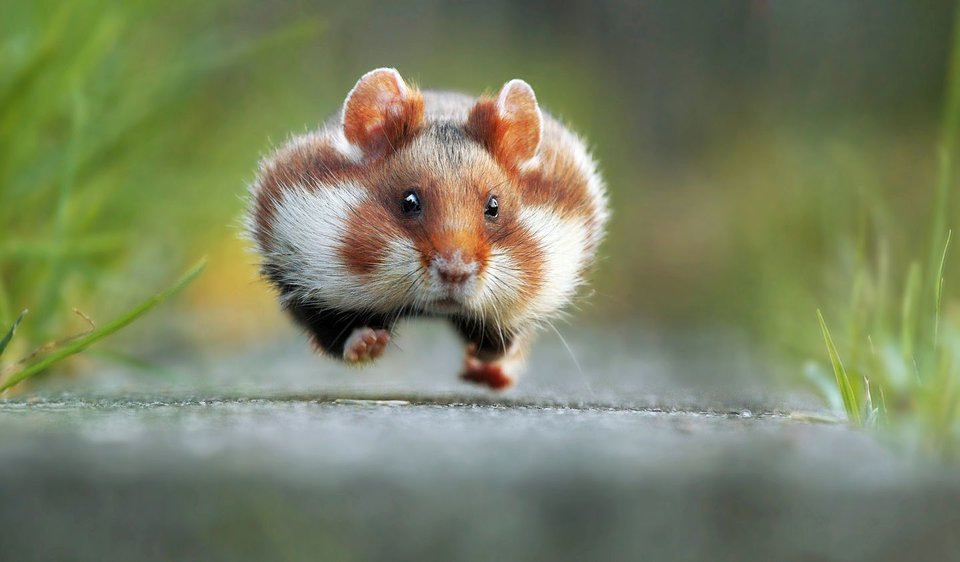
#> input picture 视觉/老师课件/数字图像处理-01-code- 绪论/codes/demo_2.jpg, 960 x 562 px
$ python 06_observe_image_properties.py
#> lines starting #> are read from the running program, lines starting #| are printed output that depends on the picture
# 图像的可视化、基本属性的获取、部分内容分的修改以及可视化

# 0.导入必要的模块
import imageio
import matplotlib.pyplot as plt


# 1.原始图像的读取
pic = imageio.imread('demo_2.jpg')
#> pic is the input picture: shape (562, 960, 3); mean R, G, B 121.8, 129.2, 98.6

# 2. 原始图像基本属性的可视化
print('1--Type of the image : ' , type(pic))
#| 1--Type of the image :  <class 'numpy.ndarray'>
print('2--Shape of the image : {}'.format(pic.shape))
#| 2--Shape of the image : (562, 960, 3)
print('3--Image Hight = {}'.format(pic.shape[0]))
#| 3--Image Hight = 562
print('4--Image Width = {}'.format(pic.shape[1]))
#| 4--Image Width = 960
print('5--Dimension of Image = {}'.format(pic.ndim))
#| 5--Dimension of Image = 3
print('6--Image size = {}'.format(pic.size))
#| 6--Image size = 1618560
print('7--Maximum RGB value in this image = {}'.format(pic.max()))
#| 7--Maximum RGB value in this image = 255
print('8--Minimum RGB value in this image = {}'.format(pic.min()))
#| 8--Minimum RGB value in this image = 0
print('9-- pixel value at [100,50]: ', pic[ 100, 50 ])
#| 9-- pixel value at [100,50]:  [109 143  46]
print('10--Value of only R channel = {}'.format(pic[ 100, 50, 0]))
#| 10--Value of only R channel = 109
print('11--Value of only G channel = {}'.format(pic[ 100, 50, 1]))
#| 11--Value of only G channel = 143
print('12--Value of only B channel = {}'.format(pic[ 100, 50, 2]))
#| 12--Value of only B channel = 46

# 3.原始彩色图像、以及RGB三个通道的可视化
plt.figure(figsize = (15,15))
plt.imshow(pic)
plt.title('1--original color image')
plt.ylabel('Height = {}'.format(pic.shape[0]))
plt.xlabel('Width = {}'.format(pic.shape[1]))


plt.figure(figsize = (15,15))
plt.title('R channel')
plt.ylabel('Height {}'.format(pic.shape[0]))
plt.xlabel('Width {}'.format(pic.shape[1]))
plt.imshow(pic[ : , : , 0])
plt.show()
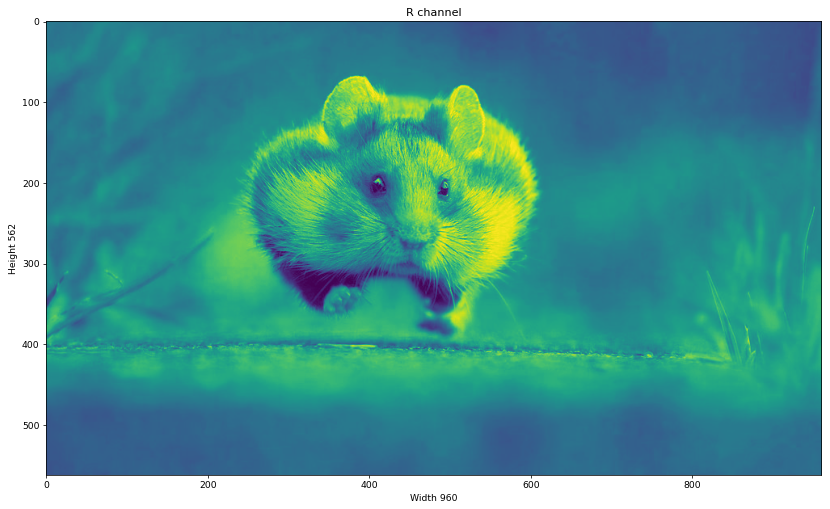
#> figure drawn by matplotlib, 1 panel

plt.figure(figsize = (15,15))
plt.title('G channel')
plt.ylabel('Height {}'.format(pic.shape[0]))
plt.xlabel('Width {}'.format(pic.shape[1]))
plt.imshow(pic[ : , : , 1])
plt.show()
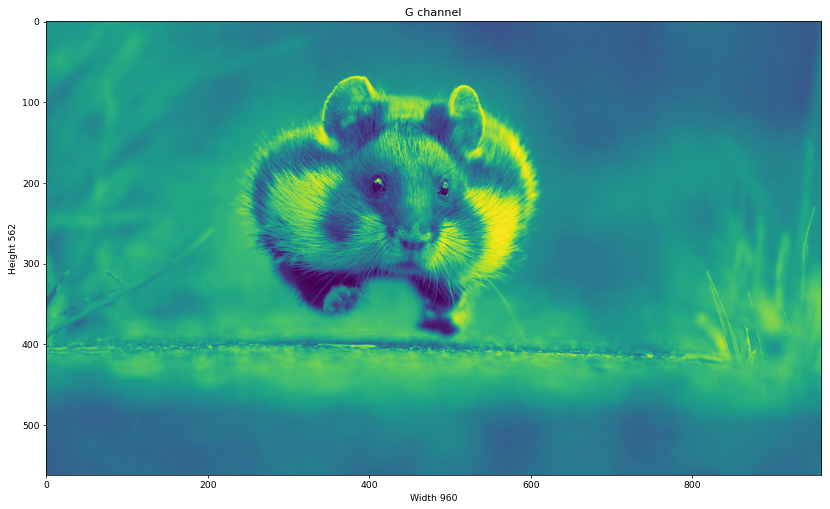
#> figure drawn by matplotlib, 1 panel

plt.figure(figsize = (15,15))
plt.title('B channel')
plt.ylabel('Height {}'.format(pic.shape[0]))
plt.xlabel('Width {}'.format(pic.shape[1]))
plt.imshow(pic[ : , : , 2])
plt.show()
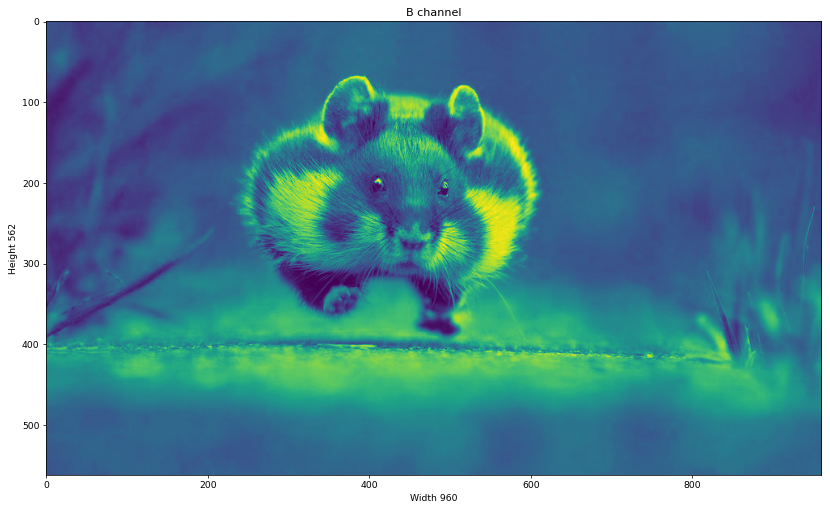
#> figure drawn by matplotlib, 1 panel


# 4.改变图像中特定区域的颜色值，可视化
#   R channel: Row- 50 to 150
#   G channel: Row- 200 to 300
#   B channel: Row- 350 to 450

# 4-1.红
pic = imageio.imread('demo_2.jpg')
pic[50:150 , : , 0] = 255 # full intensity to those pixel's R channel
plt.figure( figsize = (15,15))
plt.imshow(pic)
plt.show()


# 4-2. 红+绿
pic[200:300 , : , 1] = 255 # full intensity to those pixel's G channel
plt.figure( figsize = (15,15))
plt.imshow(pic)
plt.show()

# 4-3. 红+绿+蓝
pic[350:450 , : , 2] = 255 # full intensity to those pixel's B channel
plt.figure( figsize = (15,15))
plt.imshow(pic)
plt.show()

# 5. 在上述工作基础上，同时改变某个区内三个颜色分量，使其灰度化效果
# set value 200 of all channels to those pixels which turns them to white

pic[ 50:450 , 400:600 , [0,1,2] ] = 200
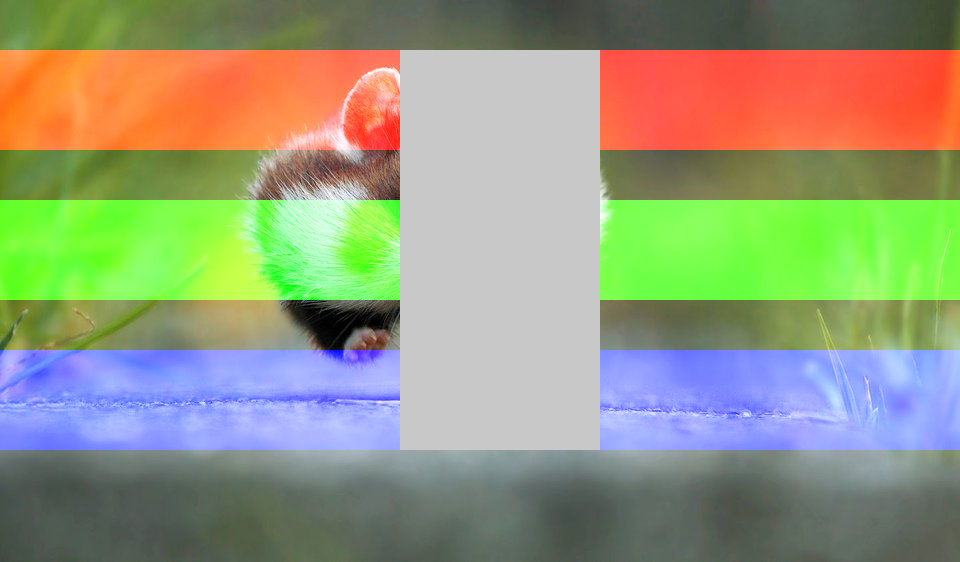
#> pic: shape (562, 960, 3); mean R, G, B 149.3, 153.6, 125
plt.figure( figsize = (15,15))
plt.imshow(pic)
plt.show()
